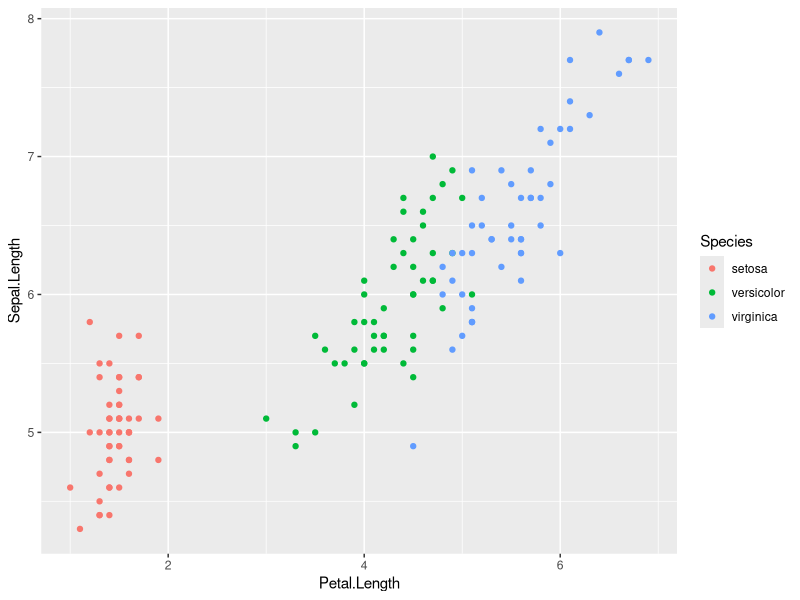
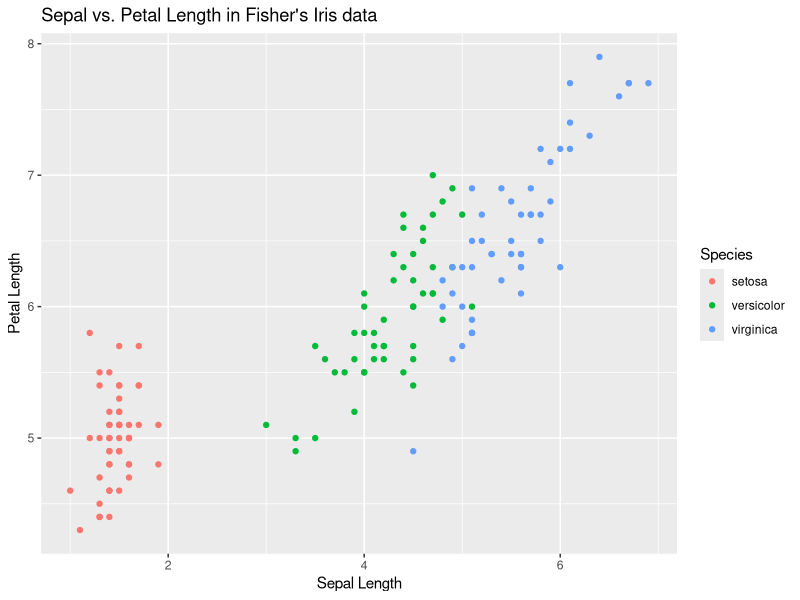
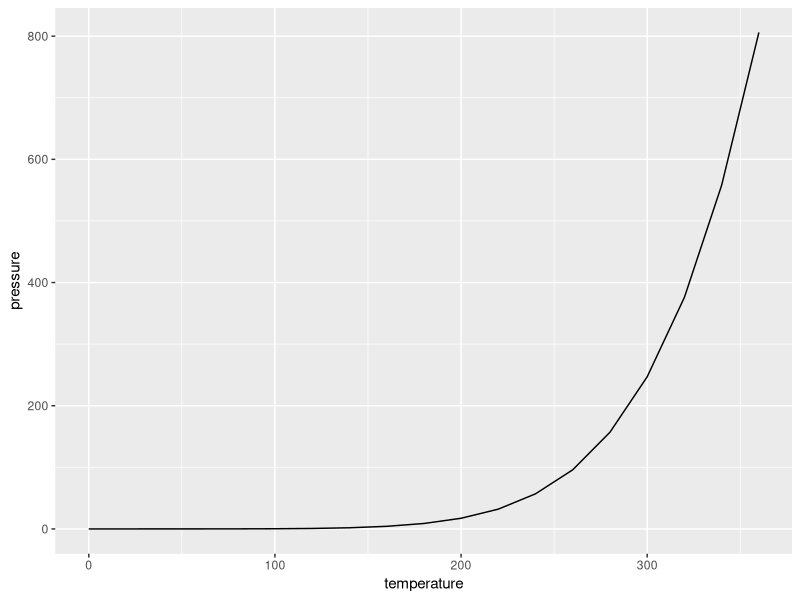
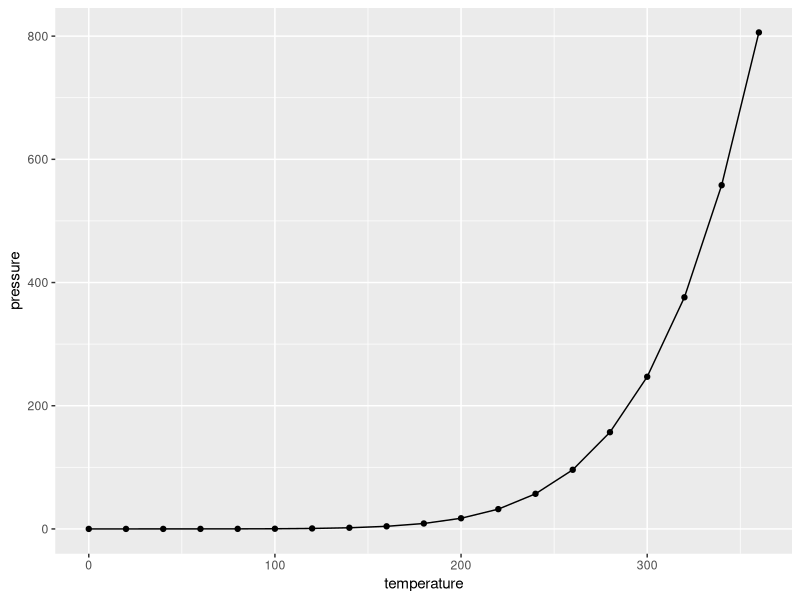
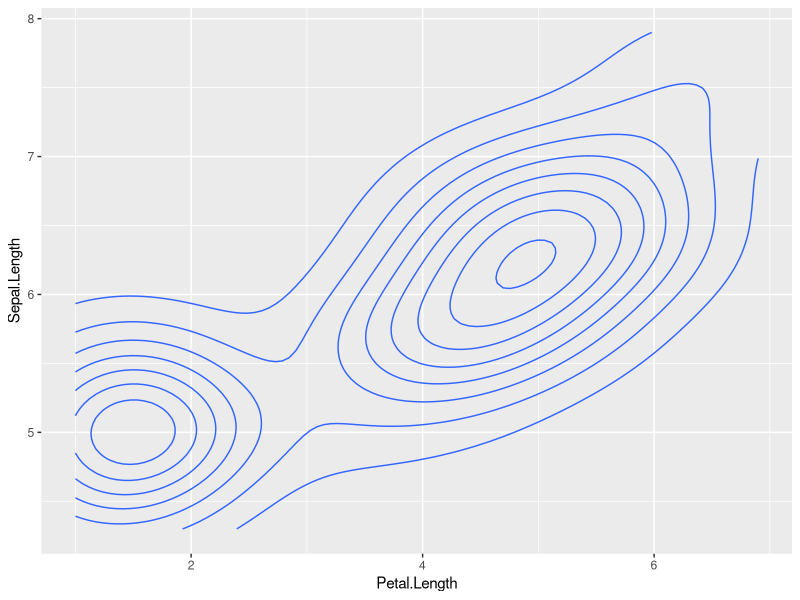

Generate these figures, in order, with R:
install.packages("ggplot2")
#Install the ggplot2 package

library(ggplot2)
#Use ggplot2


qplot(Petal.Length, Sepal.Length, data = iris, colour = Species)
#Use the ggplot2's qplot to plot the iris data.
#Note how many fewer arguments are needed compared to 'plot' and
#how a key is created by default

qplot(Petal.Length, Sepal.Length, data = iris, color = Species,
      xlab = "Sepal Length", ylab = "Petal Length",
      main = "Sepal vs. Petal Length in Fisher's Iris data")
#As above, with axis labels and main title

ggplot(pressure, aes(x=temperature, y=pressure)) + geom_line()
#Comparing temperature and pressure from the pressure dataset
#Appending 'geom_[feature]' adds extra display features

ggplot(pressure, aes(x=temperature, y=pressure)) + geom_point() + geom_line()
#Many features can be appended together
#If no features are appended, the graph will be created with no features

ggplot(iris, aes(x = Petal.Length, y = Sepal.Length)) + geom_density2d()
#The ggplot has many different kinds of features
#See the cheat sheet link below for an overview of the options

#https://www.rstudio.com/wp-content/uploads/2015/03/ggplot2-cheatsheet.pdf